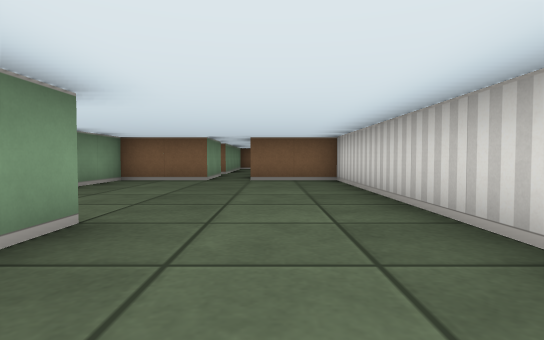
View 1 (above)

17 first-person views from a walk through a cub3D ray-caster map. The camera is about half as high as the walls, tilts 2° down and sees 80° across. The floor is counted in squares. Each view is taken from the middle of a square. On the plan, view 1 faces up. The plan holds only what a view shows up to about 9 squares ahead; the rest is blank. The place goes on beyond the plan.

View 2
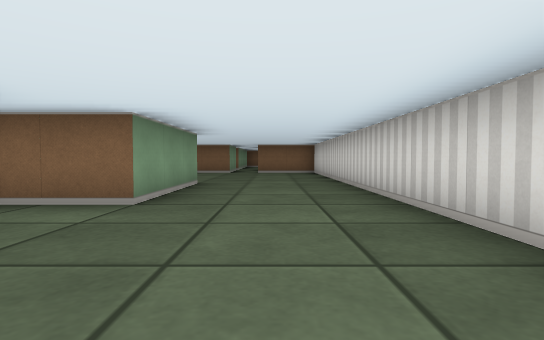

View 3
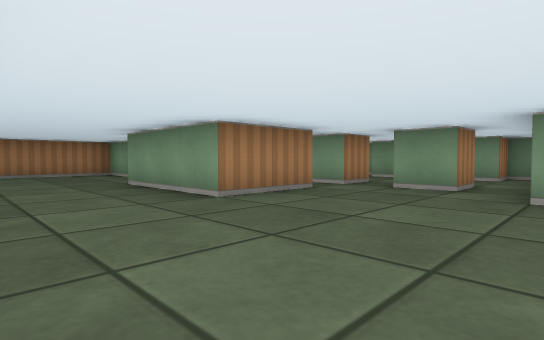

View 4
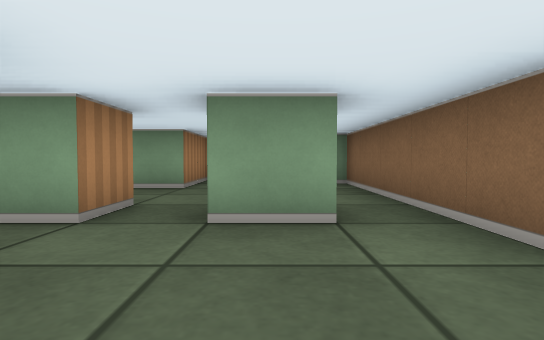

View 5
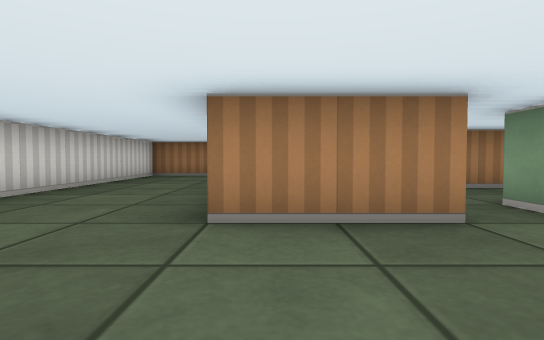

View 6
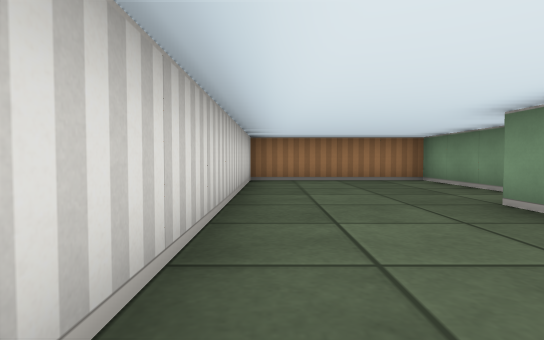

View 7
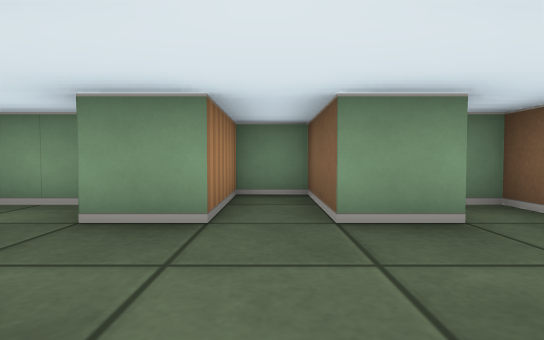

View 8
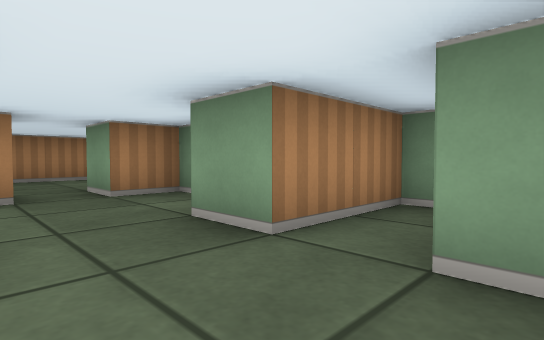

View 9
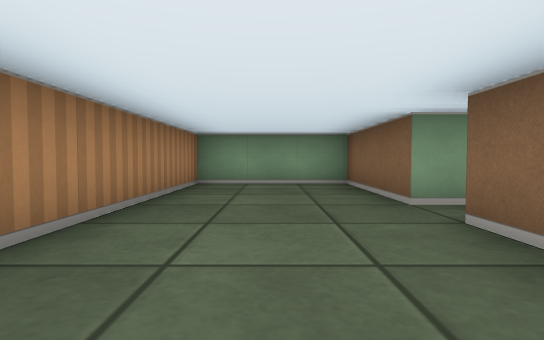

View 10
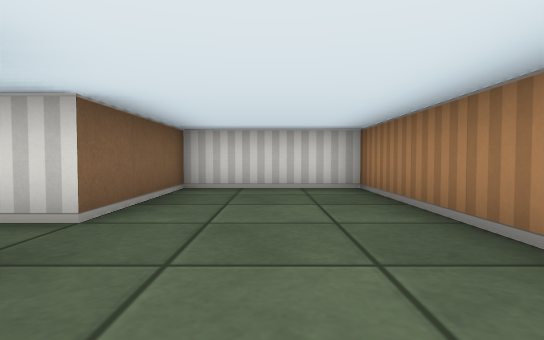

View 11
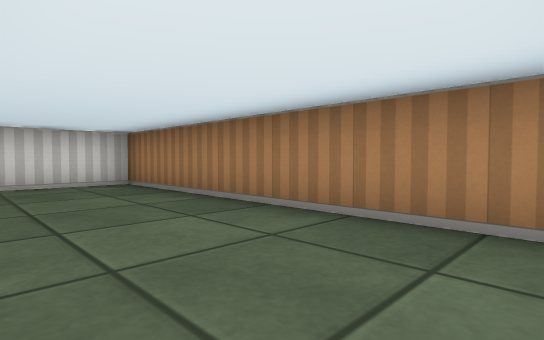

View 12
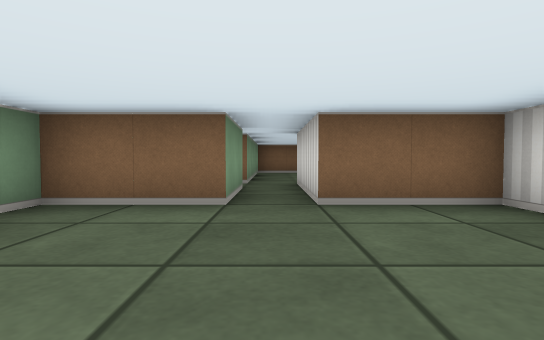

View 13
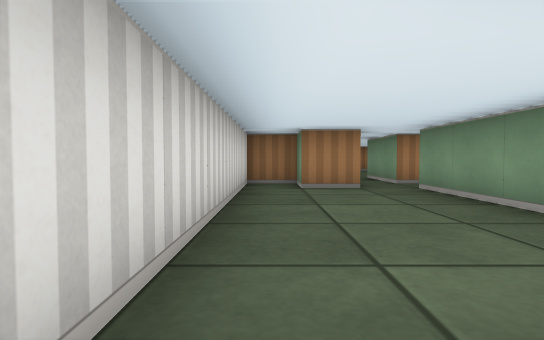

View 14
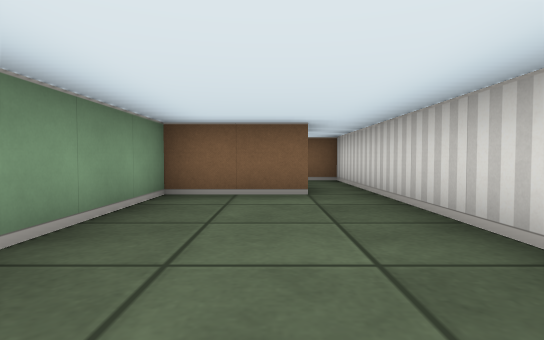

View 15
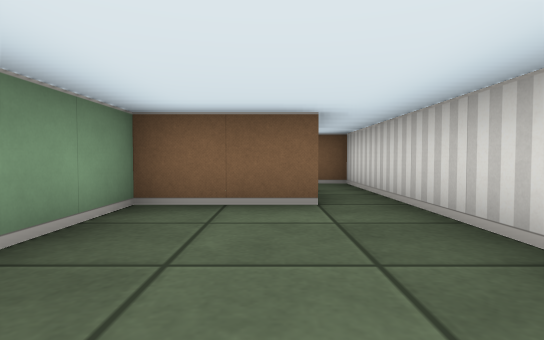

View 16
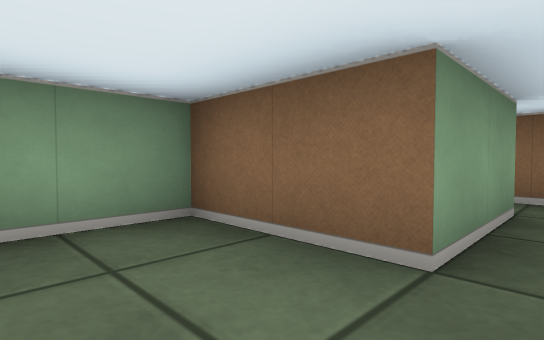

View 17
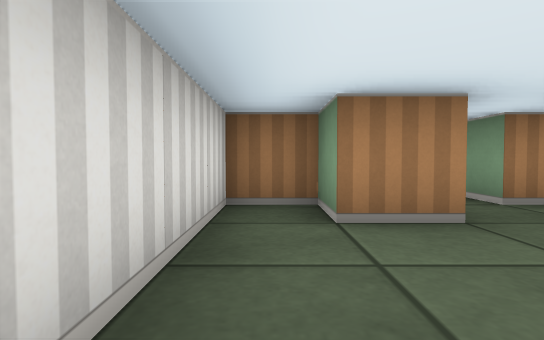

### Floor plan
Points are (right, up) in squares from view 1. A wall is a line through its corners. A room is listed if a view was taken in it or the views show most of it. See-through windows are left out.
Room 1 (views 1, 2, 3, 4, 5, 6, 7, 8, 12)
walls: (-3.6, 2.5) (-1.5, 2.5) (-1.5, -0.5) (-3, -0.5); (-3.8, 5.5) (-8.5, 5.5) (-8.5, 4.5) (-7.5, 4.5) (-7.5, 3.5) (-9.5, 3.5) (-9.5, 2.5) (-7.5, 2.5) (-7.5, 1.5); (-5.6, 2.5) (-4.5, 2.5) (-4.5, 1.5); (-5.5, 4.5) (-4.5, 4.5) (-4.5, 3.5); (-1.5, 7.5) (-3.5, 7.5) (-3.5, 5.5); (-2.5, -1.9) (-2.5, -4.5) (1.5, -4.5) (1.5, 7.5) (-0.5, 7.5); (-6.6, -0.5) (-5.2, -0.5); (-6.5, -1.5) (-6.5, -0.9); (-8.5, 1) (-8.5, -0.5) (-7.5, -0.5) (-7.5, -1.5)
ways out: opening at (-7, -1) to room 2; opening at (-1, 8.5) to room 3
Room 2 (views 9, 10, 11)
walls: (-7.5, -1.5) (-10.5, -1.5) (-10.5, -4.5) (-3.5, -4.5) (-3.5, -1.5) (-6.5, -1.5)
ways out: opening at (-7, -1) to room 1
Room 3 (views 13, 14, 15, 16, 17)
walls: (-2, 9.5) (-1.5, 9.5) (-1.5, 7.5); (0.5, 17.6) (0.5, 15.5) (-1.5, 15.5) (-1.5, 10.5); (-0.5, 7.5) (-0.5, 10.5) (0.5, 10.5) (0.5, 9.5) (1.5, 9.5) (1.5, 17.5)
ways out: opening at (-1, 8.5) to room 1; opening at (-2, 10); opening at (1, 16.5)

Where each view was taken, in squares from view 1:
view 1: 0 up, 0 right, facing up
view 2: 4 down, 0 right, facing up
view 3: 6 up, 1 right, facing down-left
view 4: 4 up, 2 left, facing left
view 5: 5 up, 2 left, facing down
view 6: 3 up, 1 right, facing down
view 7: 3 up, 5 left, facing left
view 8: 4 up, 6 left, facing down-left
view 9: 3 down, 4 left, facing left
view 10: 3 down, 9 left, facing right
view 11: 2 down, 10 left, facing down-right
view 12: 4 up, 1 left, facing up
view 13: 16 up, 1 right, facing down
view 14: 11 up, 0 right, facing up
view 15: 12 up, 0 right, facing up
view 16: 14 up, 1 right, facing up-left
view 17: 13 up, 1 right, facing down
